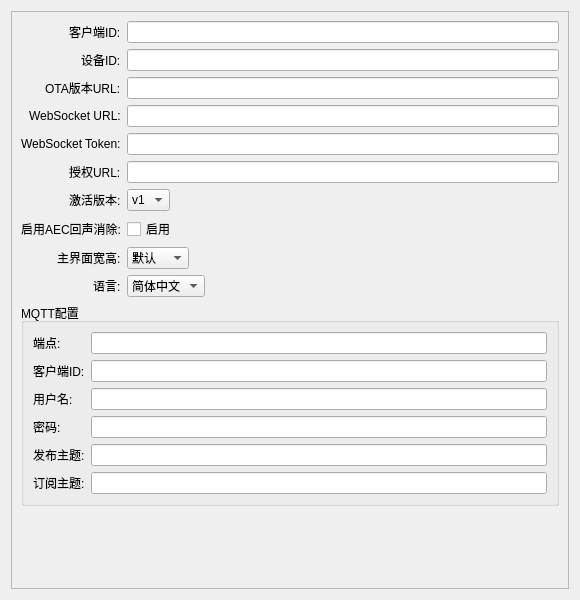
<?xml version="1.0" encoding="UTF-8"?>
<ui version="4.0">
 <class>SystemOptionsWidget</class>
 <widget class="QWidget" name="SystemOptionsWidget">
  <property name="geometry">
   <rect>
    <x>0</x>
    <y>0</y>
    <width>580</width>
    <height>600</height>
   </rect>
  </property>
  <property name="windowTitle">
   <string>系统选项</string>
  </property>
  <layout class="QVBoxLayout" name="verticalLayout">
   <item>
    <widget class="QScrollArea" name="scrollArea">
     <property name="widgetResizable">
      <bool>true</bool>
     </property>
     <widget class="QWidget" name="scrollAreaWidgetContents">
      <property name="geometry">
       <rect>
        <x>0</x>
        <y>0</y>
        <width>578</width>
        <height>580</height>
       </rect>
      </property>
      <layout class="QFormLayout" name="formLayout">
       <property name="labelAlignment">
        <set>Qt::AlignRight|Qt::AlignVCenter</set>
       </property>
       <property name="fieldGrowthPolicy">
        <enum>QFormLayout::ExpandingFieldsGrow</enum>
       </property>
       <item row="0" column="0">
        <widget class="QLabel" name="label_client_id">
         <property name="text">
          <string>客户端ID:</string>
         </property>
        </widget>
       </item>
       <item row="0" column="1">
        <widget class="QLineEdit" name="client_id_edit"/>
       </item>
       <item row="1" column="0">
        <widget class="QLabel" name="label_device_id">
         <property name="text">
          <string>设备ID:</string>
         </property>
        </widget>
       </item>
       <item row="1" column="1">
        <widget class="QLineEdit" name="device_id_edit"/>
       </item>
       <item row="2" column="0">
        <widget class="QLabel" name="label_ota_url">
         <property name="text">
          <string>OTA版本URL:</string>
         </property>
        </widget>
       </item>
       <item row="2" column="1">
        <widget class="QLineEdit" name="ota_url_edit"/>
       </item>
       <item row="3" column="0">
        <widget class="QLabel" name="label_websocket_url">
         <property name="text">
          <string>WebSocket URL:</string>
         </property>
        </widget>
       </item>
       <item row="3" column="1">
        <widget class="QLineEdit" name="websocket_url_edit"/>
       </item>
       <item row="4" column="0">
        <widget class="QLabel" name="label_websocket_token">
         <property name="text">
          <string>WebSocket Token:</string>
         </property>
        </widget>
       </item>
       <item row="4" column="1">
        <widget class="QLineEdit" name="websocket_token_edit">
         <property name="echoMode">
          <enum>QLineEdit::Password</enum>
         </property>
        </widget>
       </item>
       <item row="5" column="0">
        <widget class="QLabel" name="label_authorization_url">
         <property name="text">
          <string>授权URL:</string>
         </property>
        </widget>
       </item>
       <item row="5" column="1">
        <widget class="QLineEdit" name="authorization_url_edit"/>
       </item>
       <item row="6" column="0">
        <widget class="QLabel" name="label_activation_version">
         <property name="text">
          <string>激活版本:</string>
         </property>
        </widget>
       </item>
       <item row="6" column="1">
        <widget class="QComboBox" name="activation_version_combo">
         <item>
          <property name="text">
           <string>v1</string>
          </property>
         </item>
         <item>
          <property name="text">
           <string>v2</string>
          </property>
         </item>
        </widget>
       </item>
       <item row="7" column="0">
        <widget class="QLabel" name="label_aec_enabled">
         <property name="text">
          <string>启用AEC回声消除:</string>
         </property>
        </widget>
       </item>
       <item row="7" column="1">
        <widget class="QCheckBox" name="aec_enabled_check">
         <property name="text">
          <string>启用</string>
         </property>
        </widget>
       </item>
       <item row="8" column="0">
        <widget class="QLabel" name="label_window_size">
         <property name="text">
          <string>主界面宽高:</string>
         </property>
        </widget>
       </item>
       <item row="8" column="1">
        <widget class="QComboBox" name="window_size_combo">
         <item>
          <property name="text">
           <string>默认</string>
          </property>
         </item>
         <item>
          <property name="text">
           <string>75%</string>
          </property>
         </item>
         <item>
          <property name="text">
           <string>100%</string>
          </property>
         </item>
        </widget>
       </item>
       <item row="10" column="0">
        <widget class="QLabel" name="label_language">
         <property name="text">
          <string>语言:</string>
         </property>
        </widget>
       </item>
       <item row="10" column="1">
        <widget class="QComboBox" name="language_combo">
         <item>
          <property name="text">
           <string>简体中文</string>
          </property>
         </item>
         <item>
          <property name="text">
           <string>English</string>
          </property>
         </item>
         <item>
          <property name="text">
           <string>Русский</string>
          </property>
         </item>
        </widget>
       </item>
       <item row="11" column="0" colspan="2">
        <widget class="QGroupBox" name="mqtt_group">
         <property name="title">
          <string>MQTT配置</string>
         </property>
         <layout class="QFormLayout" name="mqtt_form">
          <item row="0" column="0">
           <widget class="QLabel" name="label_mqtt_endpoint">
            <property name="text">
             <string>端点:</string>
            </property>
           </widget>
          </item>
          <item row="0" column="1">
           <widget class="QLineEdit" name="mqtt_endpoint_edit"/>
          </item>
          <item row="1" column="0">
           <widget class="QLabel" name="label_mqtt_client_id">
            <property name="text">
             <string>客户端ID:</string>
            </property>
           </widget>
          </item>
          <item row="1" column="1">
           <widget class="QLineEdit" name="mqtt_client_id_edit"/>
          </item>
          <item row="2" column="0">
           <widget class="QLabel" name="label_mqtt_username">
            <property name="text">
             <string>用户名:</string>
            </property>
           </widget>
          </item>
          <item row="2" column="1">
           <widget class="QLineEdit" name="mqtt_username_edit"/>
          </item>
          <item row="3" column="0">
           <widget class="QLabel" name="label_mqtt_password">
            <property name="text">
             <string>密码:</string>
            </property>
           </widget>
          </item>
          <item row="3" column="1">
           <widget class="QLineEdit" name="mqtt_password_edit">
            <property name="echoMode">
             <enum>QLineEdit::Password</enum>
            </property>
           </widget>
          </item>
          <item row="4" column="0">
           <widget class="QLabel" name="label_mqtt_publish_topic">
            <property name="text">
             <string>发布主题:</string>
            </property>
           </widget>
          </item>
          <item row="4" column="1">
           <widget class="QLineEdit" name="mqtt_publish_topic_edit"/>
          </item>
          <item row="5" column="0">
           <widget class="QLabel" name="label_mqtt_subscribe_topic">
            <property name="text">
             <string>订阅主题:</string>
            </property>
           </widget>
          </item>
          <item row="5" column="1">
           <widget class="QLineEdit" name="mqtt_subscribe_topic_edit"/>
          </item>
         </layout>
        </widget>
       </item>
      </layout>
     </widget>
    </widget>
   </item>
  </layout>
 </widget>
 <resources/>
 <connections/>
</ui>
